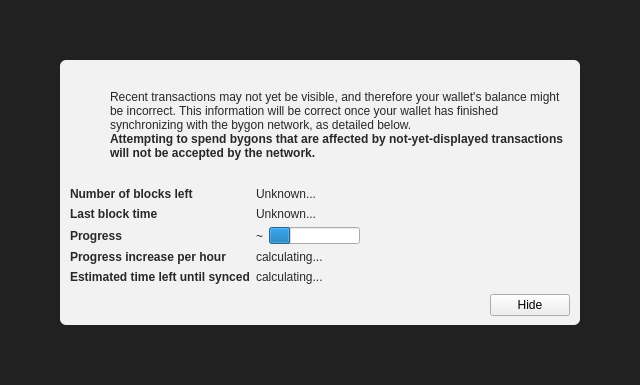
<?xml version="1.0" encoding="UTF-8"?>
<ui version="4.0">
 <class>ModalOverlay</class>
 <widget class="ModalOverlay" name="ModalOverlay">
  <property name="geometry">
   <rect>
    <x>0</x>
    <y>0</y>
    <width>640</width>
    <height>385</height>
   </rect>
  </property>
  <property name="windowTitle">
   <string>Form</string>
  </property>
  <layout class="QVBoxLayout" name="verticalLayout" stretch="0">
   <property name="sizeConstraint">
    <enum>QLayout::SetDefaultConstraint</enum>
   </property>
   <property name="leftMargin">
    <number>0</number>
   </property>
   <property name="topMargin">
    <number>0</number>
   </property>
   <property name="rightMargin">
    <number>0</number>
   </property>
   <property name="bottomMargin">
    <number>0</number>
   </property>
   <item>
    <widget class="QWidget" name="bgWidget" native="true">
     <property name="styleSheet">
      <string notr="true">#bgWidget { background: rgba(0,0,0,220); }</string>
     </property>
     <layout class="QVBoxLayout" name="verticalLayoutMain" stretch="1">
      <property name="leftMargin">
       <number>60</number>
      </property>
      <property name="topMargin">
       <number>60</number>
      </property>
      <property name="rightMargin">
       <number>60</number>
      </property>
      <property name="bottomMargin">
       <number>60</number>
      </property>
      <item>
       <widget class="QWidget" name="contentWidget" native="true">
        <property name="styleSheet">
         <string notr="true">#contentWidget { background: rgba(255,255,255,240); border-radius: 6px; }

QLabel { color: rgb(40,40,40);  }</string>
        </property>
        <layout class="QVBoxLayout" name="verticalLayoutSub" stretch="1,0,0,0">
         <property name="spacing">
          <number>0</number>
         </property>
         <property name="leftMargin">
          <number>10</number>
         </property>
         <property name="topMargin">
          <number>10</number>
         </property>
         <property name="rightMargin">
          <number>10</number>
         </property>
         <property name="bottomMargin">
          <number>10</number>
         </property>
         <item>
          <layout class="QHBoxLayout" name="horizontalLayoutIconText" stretch="0,1">
           <property name="topMargin">
            <number>20</number>
           </property>
           <item>
            <layout class="QVBoxLayout" name="verticalLayoutIcon">
             <property name="leftMargin">
              <number>0</number>
             </property>
             <item>
              <widget class="QPushButton" name="warningIcon">
               <property name="enabled">
                <bool>false</bool>
               </property>
               <property name="text">
                <string/>
               </property>
               <property name="icon">
                <iconset>
                 <normaloff>:/icons/warning</normaloff>
                 <disabledoff>:/icons/warning</disabledoff>:/icons/warning</iconset>
               </property>
               <property name="iconSize">
                <size>
                 <width>48</width>
                 <height>48</height>
                </size>
               </property>
               <property name="flat">
                <bool>true</bool>
               </property>
              </widget>
             </item>
             <item>
              <spacer name="verticalSpacerWarningIcon">
               <property name="orientation">
                <enum>Qt::Vertical</enum>
               </property>
               <property name="sizeHint" stdset="0">
                <size>
                 <width>20</width>
                 <height>40</height>
                </size>
               </property>
              </spacer>
             </item>
            </layout>
           </item>
           <item>
            <layout class="QVBoxLayout" name="verticalLayoutInfoText">
             <property name="leftMargin">
              <number>0</number>
             </property>
             <property name="topMargin">
              <number>0</number>
             </property>
             <item>
              <widget class="QLabel" name="infoText">
               <property name="text">
                <string>Recent transactions may not yet be visible, and therefore your wallet's balance might be incorrect. This information will be correct once your wallet has finished synchronizing with the bygon network, as detailed below.</string>
               </property>
               <property name="textFormat">
                <enum>Qt::RichText</enum>
               </property>
               <property name="wordWrap">
                <bool>true</bool>
               </property>
              </widget>
             </item>
             <item>
              <widget class="QLabel" name="infoTextStrong">
               <property name="font">
                <font>
                 <weight>75</weight>
                 <bold>true</bold>
                </font>
               </property>
               <property name="text">
                <string>Attempting to spend bygons that are affected by not-yet-displayed transactions will not be accepted by the network.</string>
               </property>
               <property name="textFormat">
                <enum>Qt::RichText</enum>
               </property>
               <property name="wordWrap">
                <bool>true</bool>
               </property>
              </widget>
             </item>
             <item>
              <spacer name="verticalSpacerInTextSpace">
               <property name="orientation">
                <enum>Qt::Vertical</enum>
               </property>
               <property name="sizeHint" stdset="0">
                <size>
                 <width>20</width>
                 <height>40</height>
                </size>
               </property>
              </spacer>
             </item>
            </layout>
           </item>
          </layout>
         </item>
         <item>
          <spacer name="verticalSpacerAfterText">
           <property name="orientation">
            <enum>Qt::Vertical</enum>
           </property>
           <property name="sizeHint" stdset="0">
            <size>
             <width>20</width>
             <height>40</height>
            </size>
           </property>
          </spacer>
         </item>
         <item>
          <layout class="QFormLayout" name="formLayout">
           <property name="fieldGrowthPolicy">
            <enum>QFormLayout::FieldsStayAtSizeHint</enum>
           </property>
           <property name="horizontalSpacing">
            <number>6</number>
           </property>
           <property name="verticalSpacing">
            <number>6</number>
           </property>
           <property name="topMargin">
            <number>10</number>
           </property>
           <item row="0" column="0">
            <widget class="QLabel" name="labelNumberOfBlocksLeft">
             <property name="font">
              <font>
               <weight>75</weight>
               <bold>true</bold>
              </font>
             </property>
             <property name="text">
              <string>Number of blocks left</string>
             </property>
            </widget>
           </item>
           <item row="0" column="1">
            <widget class="QLabel" name="numberOfBlocksLeft">
             <property name="text">
              <string>Unknown...</string>
             </property>
            </widget>
           </item>
           <item row="1" column="0">
            <widget class="QLabel" name="labelLastBlockTime">
             <property name="font">
              <font>
               <weight>75</weight>
               <bold>true</bold>
              </font>
             </property>
             <property name="text">
              <string>Last block time</string>
             </property>
            </widget>
           </item>
           <item row="1" column="1">
            <widget class="QLabel" name="newestBlockDate">
             <property name="sizePolicy">
              <sizepolicy hsizetype="Maximum" vsizetype="Preferred">
               <horstretch>0</horstretch>
               <verstretch>0</verstretch>
              </sizepolicy>
             </property>
             <property name="text">
              <string>Unknown...</string>
             </property>
            </widget>
           </item>
           <item row="2" column="0">
            <widget class="QLabel" name="labelSyncDone">
             <property name="font">
              <font>
               <weight>75</weight>
               <bold>true</bold>
              </font>
             </property>
             <property name="text">
              <string>Progress</string>
             </property>
            </widget>
           </item>
           <item row="2" column="1">
            <layout class="QHBoxLayout" name="horizontalLayoutSync" stretch="0,1">
             <item>
              <widget class="QLabel" name="percentageProgress">
               <property name="text">
                <string notr="true">~</string>
               </property>
              </widget>
             </item>
             <item>
              <widget class="QProgressBar" name="progressBar">
               <property name="value">
                <number>24</number>
               </property>
               <property name="format">
                <string/>
               </property>
              </widget>
             </item>
            </layout>
           </item>
           <item row="4" column="0">
            <widget class="QLabel" name="labelProgressIncrease">
             <property name="font">
              <font>
               <weight>75</weight>
               <bold>true</bold>
              </font>
             </property>
             <property name="text">
              <string>Progress increase per hour</string>
             </property>
            </widget>
           </item>
           <item row="4" column="1">
            <widget class="QLabel" name="progressIncreasePerH">
             <property name="text">
              <string>calculating...</string>
             </property>
            </widget>
           </item>
           <item row="5" column="0">
            <widget class="QLabel" name="labelEstimatedTimeLeft">
             <property name="font">
              <font>
               <weight>75</weight>
               <bold>true</bold>
              </font>
             </property>
             <property name="text">
              <string>Estimated time left until synced</string>
             </property>
            </widget>
           </item>
           <item row="5" column="1">
            <widget class="QLabel" name="expectedTimeLeft">
             <property name="text">
              <string>calculating...</string>
             </property>
            </widget>
           </item>
          </layout>
         </item>
         <item>
          <layout class="QHBoxLayout" name="horizontalLayoutButtons">
           <property name="leftMargin">
            <number>10</number>
           </property>
           <property name="topMargin">
            <number>10</number>
           </property>
           <item>
            <spacer name="horizontalSpacer">
             <property name="orientation">
              <enum>Qt::Horizontal</enum>
             </property>
             <property name="sizeHint" stdset="0">
              <size>
               <width>40</width>
               <height>20</height>
              </size>
             </property>
            </spacer>
           </item>
           <item>
            <widget class="QPushButton" name="closeButton">
             <property name="text">
              <string>Hide</string>
             </property>
            </widget>
           </item>
          </layout>
         </item>
        </layout>
       </widget>
      </item>
     </layout>
    </widget>
   </item>
  </layout>
 </widget>
 <customwidgets>
  <customwidget>
   <class>ModalOverlay</class>
   <extends>QWidget</extends>
   <header>modaloverlay.h</header>
   <container>1</container>
  </customwidget>
 </customwidgets>
 <resources/>
 <connections/>
</ui>
